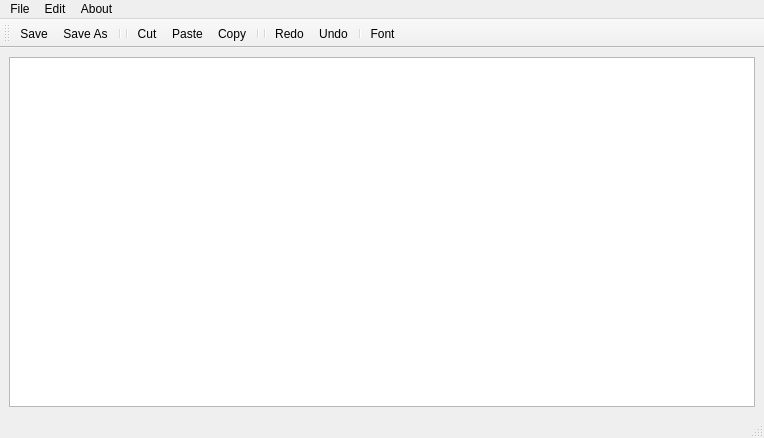
<?xml version="1.0" encoding="UTF-8"?>
<ui version="4.0">
 <class>MainWindow</class>
 <widget class="QMainWindow" name="MainWindow">
  <property name="geometry">
   <rect>
    <x>0</x>
    <y>0</y>
    <width>764</width>
    <height>438</height>
   </rect>
  </property>
  <property name="windowTitle">
   <string>MainWindow</string>
  </property>
  <widget class="QWidget" name="centralwidget">
   <layout class="QHBoxLayout" name="horizontalLayout">
    <item>
     <widget class="QTextEdit" name="textEdit"/>
    </item>
   </layout>
  </widget>
  <widget class="QMenuBar" name="menubar">
   <property name="geometry">
    <rect>
     <x>0</x>
     <y>0</y>
     <width>764</width>
     <height>25</height>
    </rect>
   </property>
   <widget class="QMenu" name="menuFile">
    <property name="title">
     <string>File</string>
    </property>
    <addaction name="actionNew"/>
    <addaction name="actionOpen"/>
    <addaction name="separator"/>
    <addaction name="actionSave"/>
    <addaction name="actionSave_As"/>
   </widget>
   <widget class="QMenu" name="menuEdit">
    <property name="title">
     <string>Edit</string>
    </property>
    <addaction name="actionCut"/>
    <addaction name="actionPaste"/>
    <addaction name="actionCopy"/>
    <addaction name="separator"/>
    <addaction name="separator"/>
    <addaction name="actionRedo"/>
    <addaction name="actionUndo"/>
    <addaction name="separator"/>
    <addaction name="actionFont"/>
    <addaction name="actionColor"/>
    <addaction name="actionBackground_Color"/>
    <addaction name="actionBackground_Edit_Color_Text"/>
   </widget>
   <widget class="QMenu" name="menuAbout">
    <property name="title">
     <string>About</string>
    </property>
    <addaction name="actionAbout_Notepad"/>
   </widget>
   <addaction name="menuFile"/>
   <addaction name="menuEdit"/>
   <addaction name="menuAbout"/>
  </widget>
  <widget class="QStatusBar" name="statusbar"/>
  <widget class="QToolBar" name="toolBar">
   <property name="windowTitle">
    <string>toolBar</string>
   </property>
   <attribute name="toolBarArea">
    <enum>TopToolBarArea</enum>
   </attribute>
   <attribute name="toolBarBreak">
    <bool>false</bool>
   </attribute>
   <addaction name="actionSave"/>
   <addaction name="actionSave_As"/>
   <addaction name="separator"/>
   <addaction name="separator"/>
   <addaction name="actionCut"/>
   <addaction name="actionPaste"/>
   <addaction name="actionCopy"/>
   <addaction name="separator"/>
   <addaction name="separator"/>
   <addaction name="actionRedo"/>
   <addaction name="actionUndo"/>
   <addaction name="separator"/>
   <addaction name="actionFont"/>
  </widget>
  <action name="actionNew">
   <property name="icon">
    <iconset>
     <normaloff>:/img/Img/new-folder.png</normaloff>:/img/Img/new-folder.png</iconset>
   </property>
   <property name="text">
    <string>New</string>
   </property>
  </action>
  <action name="actionOpen">
   <property name="icon">
    <iconset>
     <normaloff>:/img/Img/folder.png</normaloff>:/img/Img/folder.png</iconset>
   </property>
   <property name="text">
    <string>Open</string>
   </property>
  </action>
  <action name="actionSave">
   <property name="icon">
    <iconset>
     <normaloff>:/img/Img/diskette.png</normaloff>:/img/Img/diskette.png</iconset>
   </property>
   <property name="text">
    <string>Save</string>
   </property>
  </action>
  <action name="actionSave_As">
   <property name="icon">
    <iconset>
     <normaloff>:/img/Img/save-as.png</normaloff>:/img/Img/save-as.png</iconset>
   </property>
   <property name="text">
    <string>Save As</string>
   </property>
  </action>
  <action name="actionCut">
   <property name="icon">
    <iconset>
     <normaloff>:/img/Img/scissors.png</normaloff>:/img/Img/scissors.png</iconset>
   </property>
   <property name="text">
    <string>Cut</string>
   </property>
  </action>
  <action name="actionCopy">
   <property name="icon">
    <iconset>
     <normaloff>:/img/Img/copy-two-paper-sheets-interface-symbol.png</normaloff>:/img/Img/copy-two-paper-sheets-interface-symbol.png</iconset>
   </property>
   <property name="text">
    <string>Copy</string>
   </property>
  </action>
  <action name="actionRedo">
   <property name="icon">
    <iconset>
     <normaloff>:/img/Img/redo-arrow-symbol.png</normaloff>:/img/Img/redo-arrow-symbol.png</iconset>
   </property>
   <property name="text">
    <string>Redo</string>
   </property>
  </action>
  <action name="actionUndo">
   <property name="icon">
    <iconset>
     <normaloff>:/img/Img/undo-circular-arrow.png</normaloff>:/img/Img/undo-circular-arrow.png</iconset>
   </property>
   <property name="text">
    <string>Undo</string>
   </property>
  </action>
  <action name="actionAbout_Notepad">
   <property name="icon">
    <iconset>
     <normaloff>:/img/Img/information-button.png</normaloff>:/img/Img/information-button.png</iconset>
   </property>
   <property name="text">
    <string>About Notepad</string>
   </property>
  </action>
  <action name="actionPaste">
   <property name="icon">
    <iconset>
     <normaloff>:/img/Img/paste.png</normaloff>:/img/Img/paste.png</iconset>
   </property>
   <property name="text">
    <string>Paste</string>
   </property>
  </action>
  <action name="actionFont">
   <property name="icon">
    <iconset>
     <normaloff>:/img/Img/font.png</normaloff>:/img/Img/font.png</iconset>
   </property>
   <property name="text">
    <string>Font</string>
   </property>
  </action>
  <action name="actionColor">
   <property name="icon">
    <iconset>
     <normaloff>Img/color-circle.png</normaloff>Img/color-circle.png</iconset>
   </property>
   <property name="text">
    <string>Color</string>
   </property>
  </action>
  <action name="actionBackground_Color">
   <property name="text">
    <string>Background Color</string>
   </property>
  </action>
  <action name="actionBackground_Edit_Color_Text">
   <property name="text">
    <string>Background Edit Color Text</string>
   </property>
  </action>
 </widget>
 <resources/>
 <connections/>
</ui>
